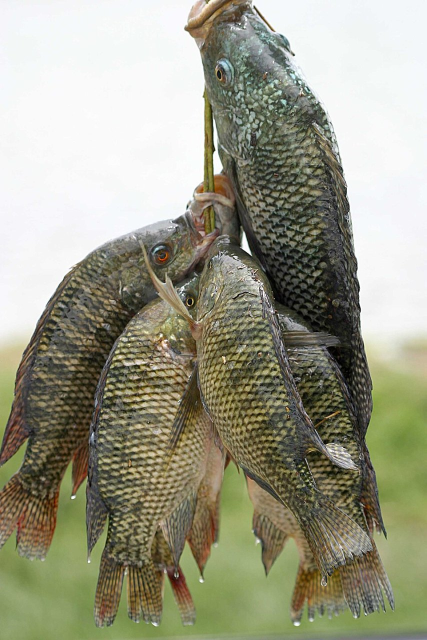
#> input picture Dataset Imagenes/mojarra/mojarra_001_Fresh_tilapia.jpg.jpg, 853 x 1280 px (shown at 1/2 size); its folder holds only this picture in this run
$ python -i image_ops.py   (imports and definitions only)
#> lines starting #> are read from the running program, lines starting #| are printed output that depends on the picture; after the words box and inside, x2 and y2 are one past the last pixel; in counts of white or black regions, pixels touching at a corner belong together
"""Operaciones de visión por computador y utilidades de imagen.

Todas las funciones trabajan con arreglos RGB (uint8) salvo que se indique
lo contrario, y son seguras para rutas con caracteres no ASCII en Windows.
"""
from __future__ import annotations

from pathlib import Path

import cv2
import numpy as np


# ---------------------------------------------------------------------------
# Lectura / escritura
# ---------------------------------------------------------------------------
# [61 lines left out: functions imread_rgb, _prepare_for_save, imwrite_rgb, imwrite_gray, not called in this run]


# ---------------------------------------------------------------------------
# Espacios de color
# ---------------------------------------------------------------------------
def to_gray(rgb: np.ndarray) -> np.ndarray:
    if rgb.ndim == 2:
        return rgb
    return cv2.cvtColor(rgb, cv2.COLOR_RGB2GRAY)


def to_hsv(rgb: np.ndarray) -> np.ndarray:
    return cv2.cvtColor(rgb, cv2.COLOR_RGB2HSV)


# [4 lines left out: function split_rgb, not called in this run]


def split_hsv(rgb: np.ndarray) -> tuple[np.ndarray, np.ndarray, np.ndarray]:
    hsv = to_hsv(rgb)
    return hsv[:, :, 0], hsv[:, :, 1], hsv[:, :, 2]


# [4 lines left out: function channel_to_rgb, not called in this run]


# ---------------------------------------------------------------------------
# Geometría
# ---------------------------------------------------------------------------
def segment_fish_roi(rgb: np.ndarray, margin: float = 0.15) -> tuple[np.ndarray, tuple[int, int, int, int]]:
    """Localiza el pez con el umbral de Otsu y devuelve su caja con margen.

    Pasos: gris → desenfoque → umbral de Otsu → limpieza morfológica →
    contorno más grande → caja envolvente. Se prueban las dos polaridades del
    umbral y se elige la que produce un objeto más grande sin pegarse a todos
    los bordes. Si no hay un contorno fiable, se conserva la imagen completa.
    """
    arr = np.asarray(rgb)
    if arr.size == 0:
        return arr, (0, 0, 0, 0)
    h, w = arr.shape[:2]
    gray = to_gray(arr)
    blur = cv2.GaussianBlur(gray, (5, 5), 0)
    _, binary = cv2.threshold(blur, 0, 255, cv2.THRESH_BINARY + cv2.THRESH_OTSU)
    kernel = cv2.getStructuringElement(cv2.MORPH_ELLIPSE, (5, 5))

    def largest(mask: np.ndarray):
        clean = cv2.morphologyEx(mask, cv2.MORPH_OPEN, kernel)
        clean = cv2.morphologyEx(clean, cv2.MORPH_CLOSE, kernel)
        contours, _ = cv2.findContours(clean, cv2.RETR_EXTERNAL, cv2.CHAIN_APPROX_SIMPLE)
        if not contours:
            return None
        return max(contours, key=cv2.contourArea)

    # Otsu puede dejar el pez en blanco o en negro según la foto, así que se
    # prueban las dos polaridades. El fondo suele ser el contorno que ocupa
    # casi todo el marco: se descarta por área y por contacto con los bordes.
    best = None
    best_score = -1.0
    total = float(max(1, w * h))
    for mask in (binary, cv2.bitwise_not(binary)):
        contour = largest(mask)
        if contour is None:
            continue
        x, y, cw, ch = cv2.boundingRect(contour)
        if cw < 4 or ch < 4:
            continue
        area_frac = cv2.contourArea(contour) / total
        frac = (cw * ch) / total
        if area_frac < 0.03 or frac < 0.05:
            continue  # ruido o mota, no un pez
        border = int(x <= 2) + int(y <= 2) + int(x + cw >= w - 2) + int(y + ch >= h - 2)
        solidity = area_frac / max(frac, 1e-6)
        # Un pez llena su caja de forma razonable y no toca todos los bordes.
        score = solidity - 0.15 * border - 0.60 * max(0.0, frac - 0.85)
        if score > best_score:
            best_score = score
            best = (x, y, cw, ch)

    if best is None:
        return arr, (0, 0, w, h)

    x, y, cw, ch = best
    mx = int(round(cw * float(np.clip(margin, 0.0, 0.4))))
    my = int(round(ch * float(np.clip(margin, 0.0, 0.4))))
    x0 = max(0, x - mx)
    y0 = max(0, y - my)
    x1 = min(w, x + cw + mx)
    y1 = min(h, y + ch + my)
    return arr[y0:y1, x0:x1], (x0, y0, x1 - x0, y1 - y0)


# [158 lines left out: functions resize, resize_with_pad, normalize01, to_uint8, apply_colormap, histogram and 3 more, not called in this run]


def relu(arr: np.ndarray) -> np.ndarray:
    return np.maximum(arr, 0.0)


# [15 lines left out: function pool2d, not called in this run]


def flatten_map(arr: np.ndarray) -> np.ndarray:
    return np.asarray(arr, dtype=np.float32).ravel()


# [62 lines left out: functions vector_image, channels_composite, resize_letterbox, not called in this run]

>>> import cv2
>>> picture = cv2.imread('../Dataset Imagenes/mojarra/mojarra_001_Fresh_tilapia.jpg.jpg')
#> picture is the input picture: shape (1280, 853, 3); mean B, G, R 134.7, 154.9, 154.8
>>> result = segment_fish_roi(picture)
#> in to_gray, `return cv2.cvtColor(rgb, cv2.COLOR_RGB2GRAY)`:
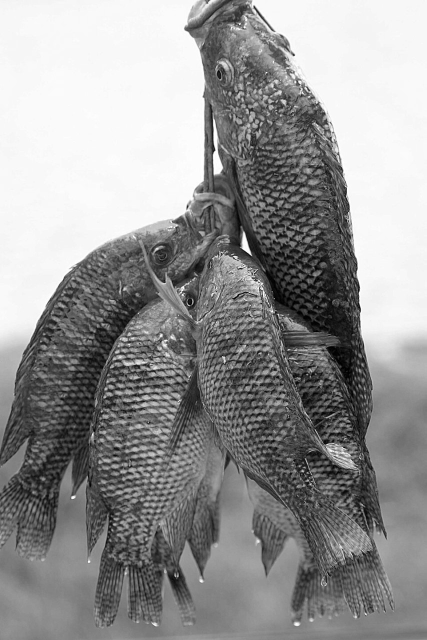
#> returned value: shape (1280, 853) (shown at 1/2 size); min 0, max 255, mean 148.8
#> in segment_fish_roi, `_, binary = cv2.threshold(blur, 0, 255, cv2.THRESH_BINARY + cv2.THRESH..`:
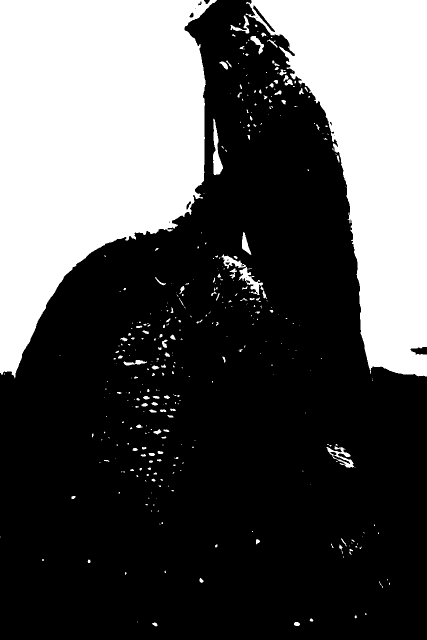
#> binary: shape (1280, 853) (shown at 1/2 size); 33.7% white; 393 white regions (269 under 20 px), largest, box (x1, y1, x2, y2) and area: (0, 0, 434, 757) 216051, (491, 0, 853, 753) 140483, (426, 237, 446, 350) 1080
#> the loop in segment_fish_roi, `for mask in (binary, cv2.bitwise_not(binary)):` made 2 passes
#> (x, y, cw, ch, area_frac, frac, border, solidity) on pass 1: (0, 0, 433, 752, 0.197, 0.298, 2, 0.66)
#> (x, y, cw, ch, area_frac, frac, border, solidity) on pass 2: (0, 0, 853, 1280, 0.671, 1, 4, 0.671)
#> pass 1, in largest, `clean = cv2.morphologyEx(mask, cv2.MORPH_OPEN, kernel)`:
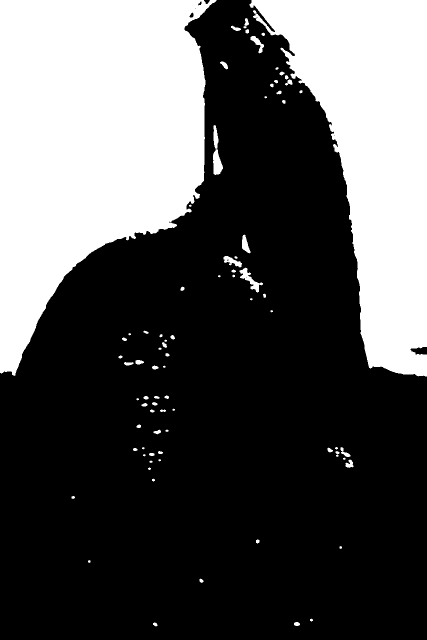
#> clean: shape (1280, 853) (shown at 1/2 size); 33.2% white; 80 white regions (14 under 20 px), largest, box (x1, y1, x2, y2) and area: (0, 0, 433, 752) 215839, (499, 0, 853, 753) 140168, (426, 250, 446, 350) 1023
#> pass 2, in largest (call 2), `clean = cv2.morphologyEx(mask, cv2.MORPH_OPEN, kernel)`:
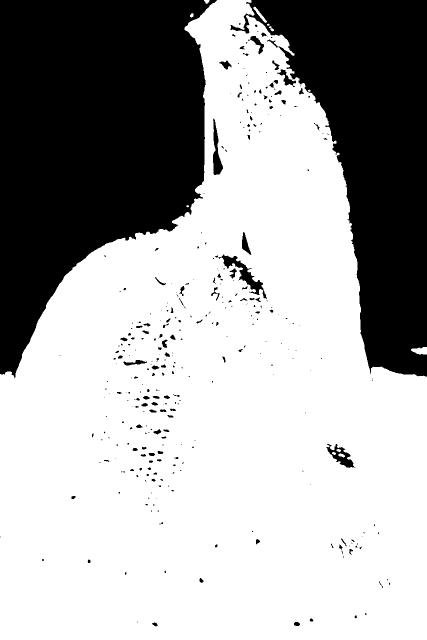
#> clean: shape (1280, 853) (shown at 1/2 size); 66.2% white; 336 black regions (225 under 20 px), largest, box (x1, y1, x2, y2) and area: (0, 0, 434, 757) 216297, (461, 0, 853, 753) 141449, (430, 509, 534, 598) 1867
#> pass 2, in largest (call 2), `clean = cv2.morphologyEx(clean, cv2.MORPH_CLOSE, kernel)`:
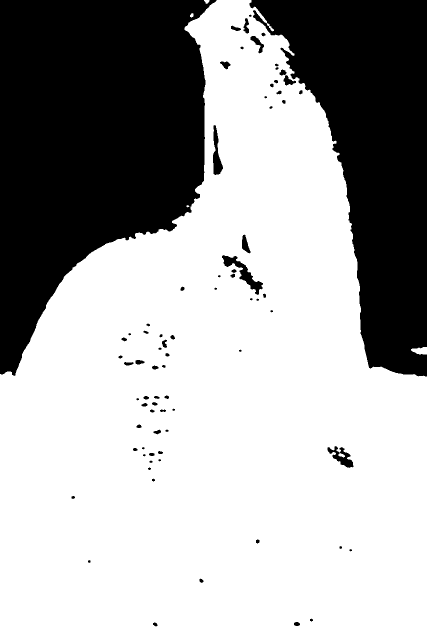
#> clean: shape (1280, 853) (shown at 1/2 size); 66.6% white; 78 black regions (15 under 20 px), largest, box (x1, y1, x2, y2) and area: (0, 0, 433, 752) 216208, (499, 0, 853, 753) 140700, (444, 510, 526, 590) 1649
#> after the loop in segment_fish_roi, `for mask in (binary, cv2.bitwise_not(binary)):`: best_score = 0.36
#> in segment_fish_roi, `x, y, cw, ch = best`: cw = 433; ch = 752
#> in segment_fish_roi, `mx = int(round(cw * float(np.clip(margin, 0.0, 0.4))))`: mx = 65
#> in segment_fish_roi, `my = int(round(ch * float(np.clip(margin, 0.0, 0.4))))`: my = 113
#> in segment_fish_roi, `x0 = max(0, x - mx)`: x0 = 0
#> in segment_fish_roi, `x1 = min(w, x + cw + mx)`: x1 = 498
#> in segment_fish_roi, `y1 = min(h, y + ch + my)`: y1 = 865

$ run again, on Dataset Imagenes/mojarra/mojarra_002_Oreo_nilo_071011-0531_M_jtg.jpg.jpg
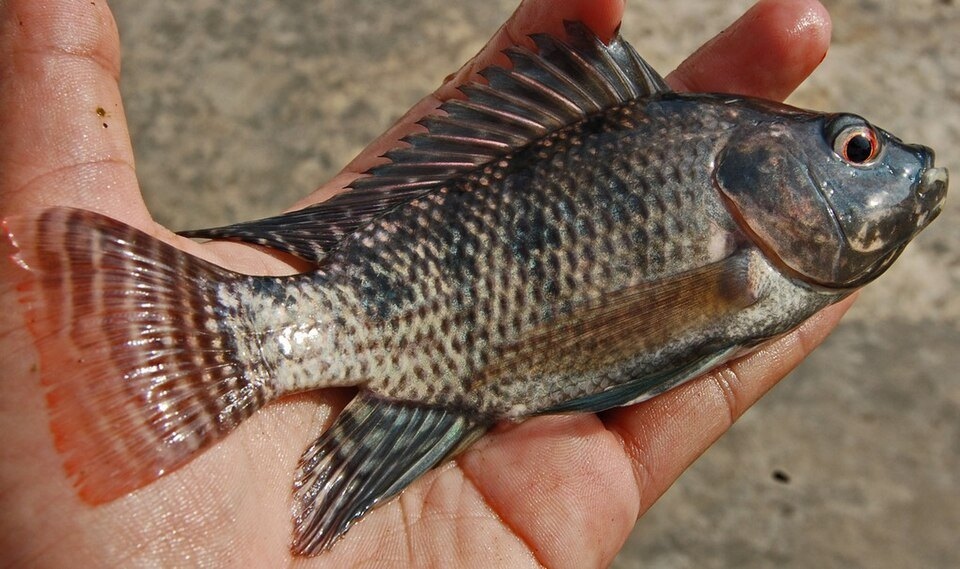
#> input picture Dataset Imagenes/mojarra/mojarra_002_Oreo_nilo_071011-0531_M_jtg.jpg.jpg, 960 x 569 px
#> picture is the input picture: shape (569, 960, 3); mean B, G, R 87.9, 104.5, 130.6
#> in segment_fish_roi, `_, binary = cv2.threshold(blur, 0, 255, cv2.THRESH_BINARY + cv2.THRESH..`:
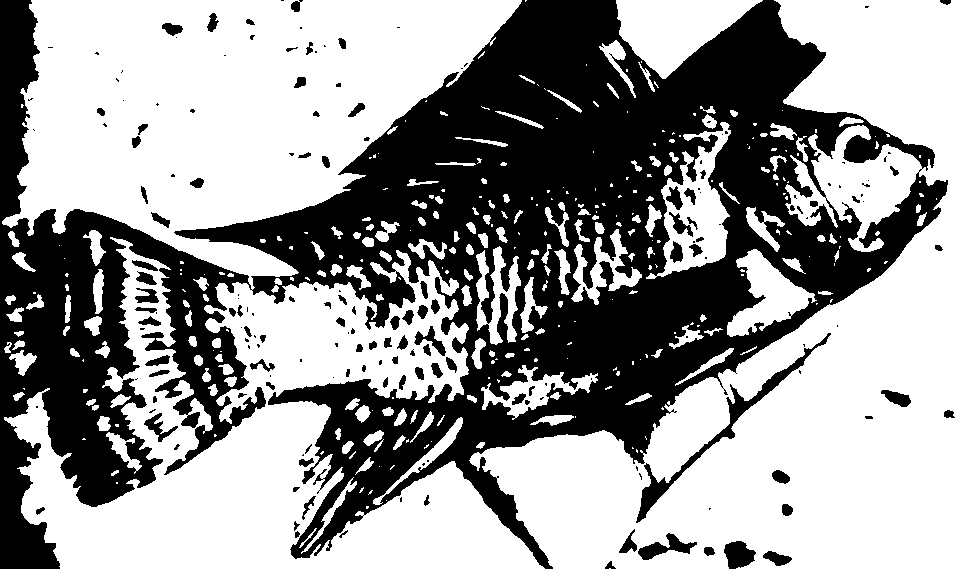
#> binary: shape (569, 960); 59.4% white; 182 black regions (85 under 20 px), largest, box (x1, y1, x2, y2) and area: (0, 0, 948, 569) 209837, (636, 333, 831, 523) 2325, (724, 541, 756, 569) 626
#> the loop in segment_fish_roi, `for mask in (binary, cv2.bitwise_not(binary)):` made 2 passes
#> (x, y, cw, ch, area_frac, frac, border, solidity) on pass 1: (470, 0, 490, 569, 0.225, 0.51, 3, 0.442)
#> pass 2, in largest (call 2), `clean = cv2.morphologyEx(clean, cv2.MORPH_CLOSE, kernel)`:
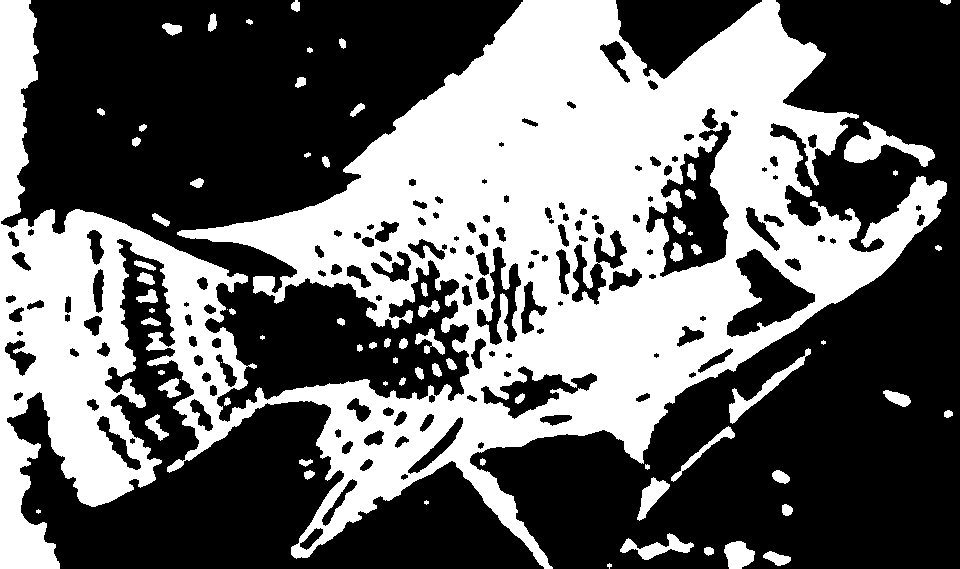
#> clean: shape (569, 960); 40.5% white; 74 white regions (10 under 20 px), largest, box (x1, y1, x2, y2) and area: (0, 0, 947, 569) 210719, (844, 121, 935, 167) 1653, (729, 348, 811, 424) 990
#> after the loop in segment_fish_roi, `for mask in (binary, cv2.bitwise_not(binary)):`: best_score = -0.00826
#> in segment_fish_roi, `x, y, cw, ch = best`: x = 470; cw = 490
#> mx = 74
#> my = 85
#> x0 = 396
#> y0 = 0
#> x1 = 960
#> y1 = 569

$ run again, on Dataset Imagenes/mojarra/mojarra_008_Vatch_pla_nin.jpg.jpg
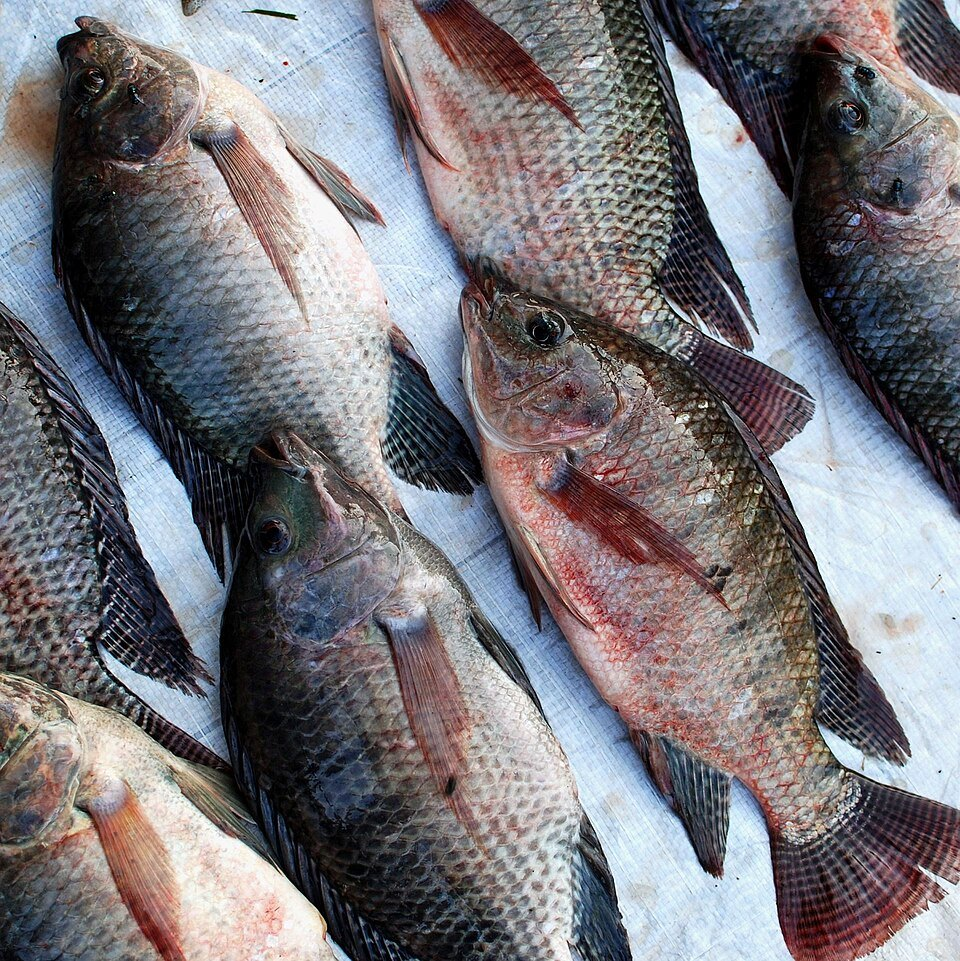
#> input picture Dataset Imagenes/mojarra/mojarra_008_Vatch_pla_nin.jpg.jpg, 960 x 961 px
#> picture is the input picture: shape (961, 960, 3); mean B, G, R 123.6, 118.4, 121.2
#> in segment_fish_roi, `_, binary = cv2.threshold(blur, 0, 255, cv2.THRESH_BINARY + cv2.THRESH..`:
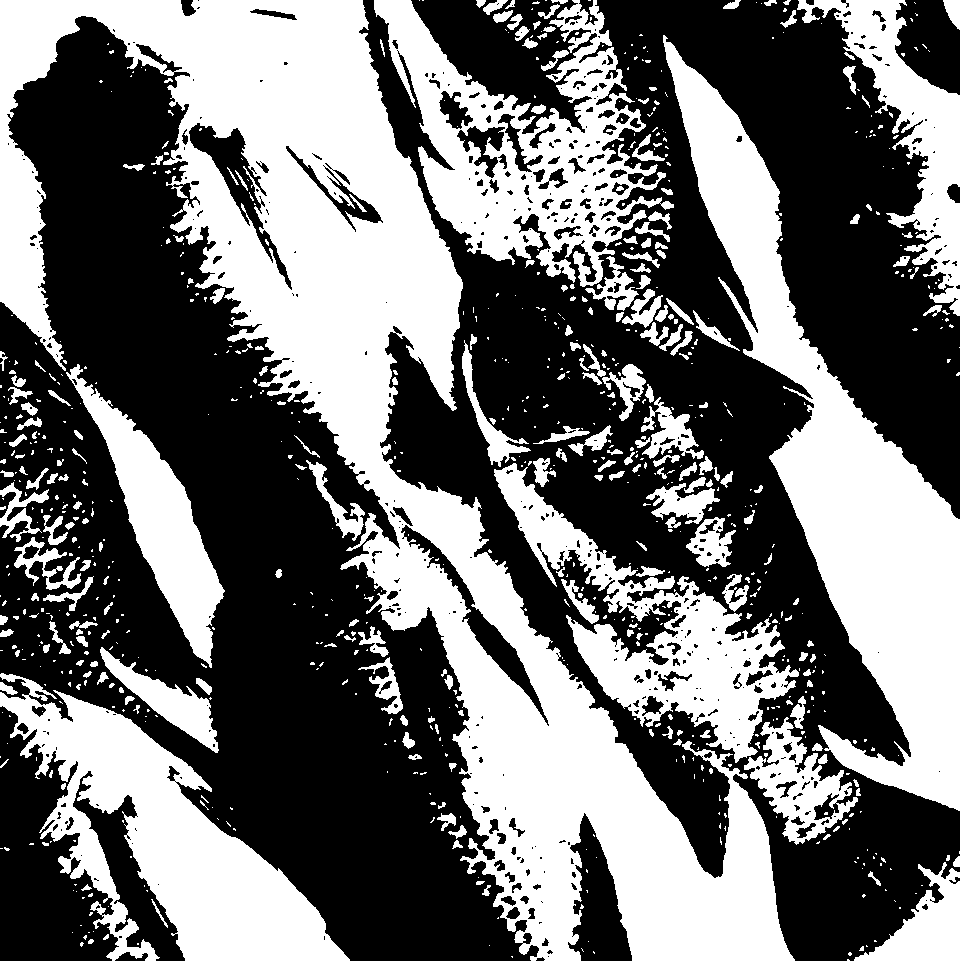
#> binary: shape (961, 960); 44.1% white; 854 white regions (608 under 20 px), largest, box (x1, y1, x2, y2) and area: (0, 0, 795, 961) 175247, (663, 35, 960, 811) 62717, (0, 673, 350, 961) 37788
#> the loop in segment_fish_roi, `for mask in (binary, cv2.bitwise_not(binary)):` made 2 passes
#> (x, y, cw, ch, area_frac, frac, border, solidity) on passes 1 to 2: (0, 0, 858, 961, 0.224, 0.894, 3, 0.251), (360, 0, 600, 961, 0.26, 0.625, 3, 0.416)
#> pass 2, in largest (call 2), `clean = cv2.morphologyEx(clean, cv2.MORPH_CLOSE, kernel)`:
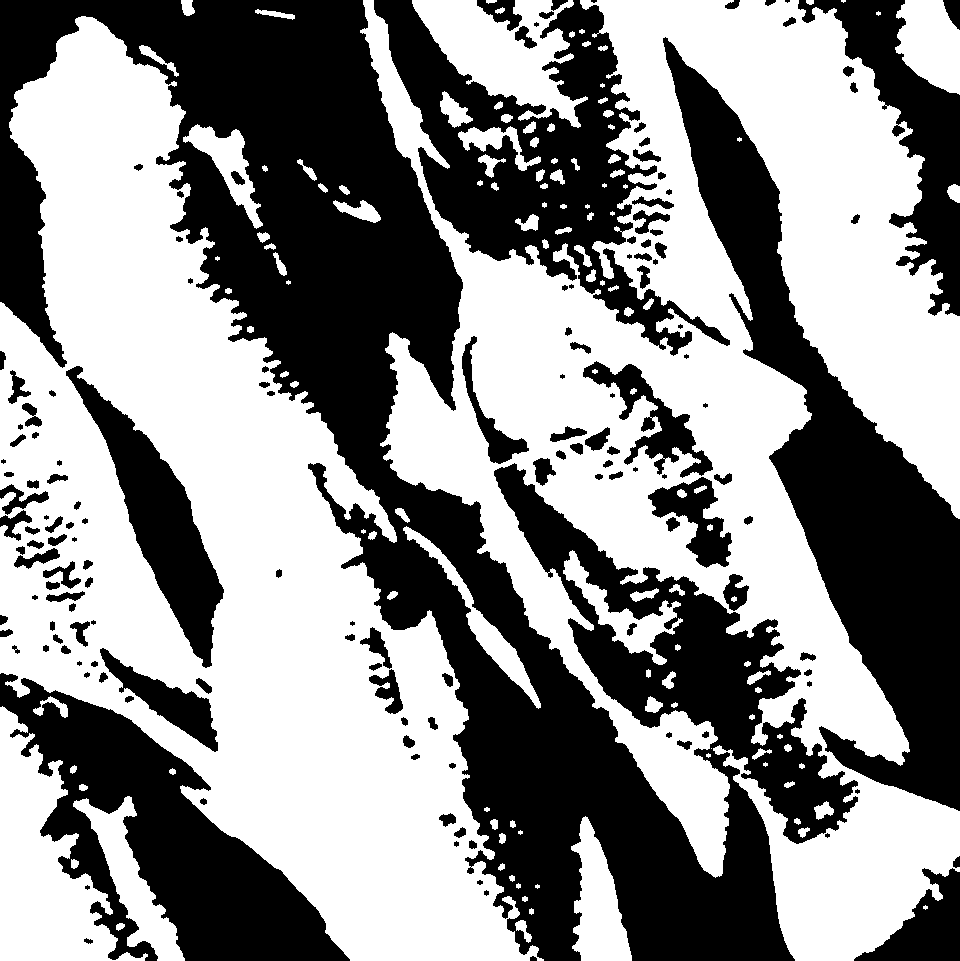
#> clean: shape (961, 960); 54.9% white; 151 black regions (21 under 20 px), largest, box (x1, y1, x2, y2) and area: (0, 0, 858, 961) 213653, (663, 37, 960, 811) 62836, (374, 0, 730, 356) 39778
#> after the loop in segment_fish_roi, `for mask in (binary, cv2.bitwise_not(binary)):`: best_score = -0.0343
#> mx = 90
#> my = 144
#> x0 = 270
#> y0 = 0
#> x1 = 960
#> y1 = 961
